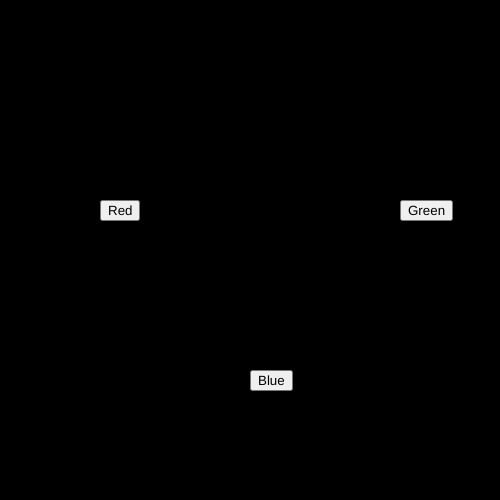
Frame 1 (no input)
Frame 60 (no input): identical to frame 1, image omitted
Frame 120 (the mouse pressed at the canvas centre since frame 60): identical to frame 1, image omitted

The p5.js sketch that drew this single still picture (run headless with seeded random() and noise() and a simulated clock; from frame 60 on, the mouse is pressed at the canvas centre):

// p5.js sketch
// ── sketch.js
var btn_red;
var btn_green;

var r = 0;
var g = 0;
var b = 0;


function setup() {
  createCanvas(500, 500);  
   
  btn_red = createButton("Red");
  btn_red.position(100, 200);
  btn_red.mousePressed(red_bgd);
  
  btn_red = createButton("Green");
  btn_red.position(400, 200);
  btn_red.mousePressed(green_bgd);
  
  btn_red = createButton("Blue");
  btn_red.position(250, 370);
  btn_red.mousePressed(blue_bgd);
}

function draw() {
  background(r,g,b);
}

function red_bgd(){
  r = 255
  b = 0
  g = 0
}
function green_bgd(){
  r = 0
  b = 0
  g = 255
}
function blue_bgd(){
  r = 0
  b = 255
  g = 0
}
